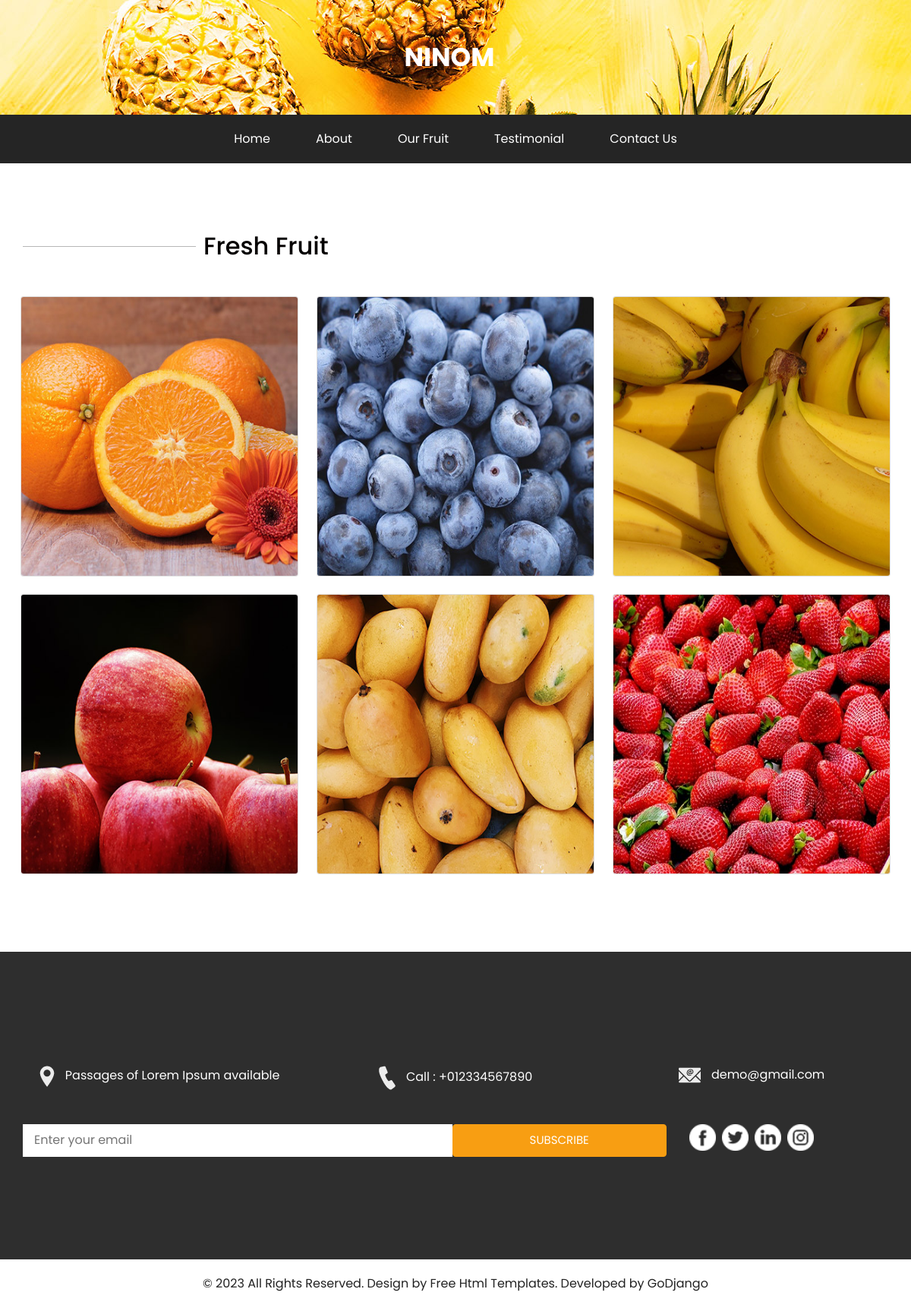
Page /fruit on the committed database.
### app/models.py (models this page shows, shortened)
class titulo(SingletonModel):
    titulo = models.CharField(max_length=100, verbose_name='Title')
    imagen = models.ImageField(verbose_name='header image', upload_to='images/header_imagen/', default=" ")
    class Meta:
        verbose_name = '01- Header'

class navbar(SingletonModel):
    home = models.CharField(max_length=100, verbose_name='Home', default='Home')
    about = models.CharField(max_length=100, verbose_name='About', default='About')
    fruit = models.CharField(max_length=100, verbose_name='Fruit', default='Our Fruit')
    testimonial = models.CharField(max_length=100, verbose_name='Testimonial', default='Testimonial')
    contact = models.CharField(max_length=100, verbose_name='Contact', default='Contact Us')
    class Meta:
        verbose_name = '03- Navigation bar'

class fruitTitle(SingletonModel):
    nombre = models.CharField(max_length=100, verbose_name='Name', default='Fresh Fruit')
    class Meta:
        verbose_name = '06- Title for fruits'
    def __str__(self):
        return self.nombre

class fruit(models.Model):
    nombre = models.CharField(max_length=100, verbose_name='Name', default='')
    imagen = models.ImageField(verbose_name='Picture', upload_to='images/fruit/')
    activ = models.BooleanField(default=True, verbose_name='Show')
    class Meta:
        verbose_name_plural = '07- Fruits'
        verbose_name = 'Fruit'

class info(SingletonModel):
    ubicacion = models.CharField(max_length=100, verbose_name='Location', default='')
    ubicacion_en = models.CharField(max_length=100, verbose_name='Location link', default='')
    telef = models.CharField(max_length=100, verbose_name='Phone', default='')
    telef_en = models.CharField(max_length=100, verbose_name='Phone link', default='')
    email = models.EmailField(max_length=100, verbose_name='Mail', default='')
    email_en = models.CharField(max_length=100, verbose_name='Mail link', default='')
    facebookAct = models.BooleanField(default=False, verbose_name='Facebook')
    facebook = models.CharField(max_length=100, verbose_name='Link', default='/', blank=True)
    twitterAct = models.BooleanField(default=False, verbose_name='Twitter')
    twitter = models.CharField(max_length=100, verbose_name='Link', default='/', blank=True)
    instagramAct = models.BooleanField(default=False, verbose_name='Instagram')
    instagram = models.CharField(max_length=100, verbose_name='Link', default='/', blank=True)
    linkedinAct = models.BooleanField(default=False, verbose_name='Linkedin')
    linkedin = models.CharField(max_length=100, verbose_name='Link', default='/', blank=True)
    class Meta:
        verbose_name = '12- Information'

### app/views.py (the view)
# urls.py: path('fruit', Fruit.as_view(), name='fruit'),
class Fruit(generic.TemplateView):
    template_name = 'fruit.html'
    def get_context_data(self, *, object_list=None, **kwargs):
        context = super(Fruit, self).get_context_data()
        context['title'] = 'Fruit'
        context['encabezado'] = models.titulo.objects.all().first
        context['carrusel1'] = models.carrusel1.objects.all()
        context['navbar'] = models.navbar.objects.all().first
        context['titleFruit'] = models.fruitTitle.objects.all().first
        context['fruits'] = models.fruit.objects.all()
        context['shop'] = models.shop.objects.all().first
        context['info'] = models.info.objects.all().first
        return context

### app/templates/fruit.html (shortened to what this page needs)
{% extends 'base.html' %}
{% load static %}
{% block header %}
 {% include 'includes/header.html' %}
{% endblock %}
{% block content %}
 {% include 'includes/fruit.html' %}
{% endblock %}

### app/templates/base.html (shortened to what this page needs)
{% load static %}
<head>
    <link rel="stylesheet" type="text/css"
          href="https://cdnjs.cloudflare.com/ajax/libs/OwlCarousel2/2.1.3/assets/owl.carousel.min.css"/>
    <link rel="stylesheet" type="text/css" href="{% static 'css/bootstrap.css' %}"/>
    <link rel="stylesheet" type="text/css" href="{% static 'css/style.css' %}"/>
    <link rel="stylesheet" type="text/css" href="{% static 'css/responsive.css' %}"/>
</head>
{% block header %}
{% endblock %}
{% block content %}
{% endblock %}
<section class="info_section layout_padding">
    <div class="container">
        <div class="info_contact">
            <div class="row">
                <div class="col-md-4">
                    <a href="{{ info.ubicacion_en }}">
                        <img src="{% static 'images/location.png' %}" alt="">
                        <span>
                {{ info.ubicacion }}
              </span>
                    </a>
                </div>
                <div class="col-md-4">
                    <a href=" {{ info.telef_en }}">
                        <img src="{% static 'images/call.png' %}" alt="">
                        <span>
                {{ info.telef }}
              </span>
                    </a>
                </div>
                <div class="col-md-4">
                    <a href="{{ info.email_en }}">
                        <img src="{% static 'images/mail.png' %}" alt="">
                        <span>
                {{ info.email }}
              </span>
                    </a>
                </div>
            </div>
        </div>
        <div class="row">
            <div class="col-md-8 col-lg-9">
                <div class="info_form">
                    <form action="{% url 'subscribe' %}" method="post">
                        <input type="text" name="email" class="input" placeholder="Enter your email">
                        <input type="submit" value="subscribe" class="boton btn">
                    </form>
                </div>
            </div>
            <div class="row">
                <div class="col-md-8 col-lg-9">
                    <div class="col-md-4 col-lg-3">
                        <div class="info_social">
                            {% if info.facebookAct %}
                                <div>
                                    <a href="{{ info.facebook }}">
                                        <img src="{% static 'images/facebook-logo-button.png' %}" alt="">
                                    </a>
                                </div>
                            {% endif %}
                            {% if info.twitterAct %}
                                <div>
                                    <a href="{{ info.twitter }}">
                                        <img src="{% static 'images/twitter-logo-button.png' %}" alt="">
                                    </a>
                                </div>
                            {% endif %}
                            {% if info.linkedinAct %}
                                <div>
                                    <a href="{{ info.linkedin }}">
                                        <img src="{% static 'images/linkedin.png' %}" alt="">
                                    </a>
                                </div>
                            {% endif %}
                            {% if info.instagramAct %}
                                <div>
                                    <a href="{{ info.instagram }}">
                                        <img src="{% static 'images/instagram.png' %}" alt="">
                                    </a>
                                </div>
                            {% endif %}
                        </div>
                    </div>
                </div>
            </div>
</section>
<section class="container-fluid footer_section ">
    <p>
        &copy; <span id="displayYear"></span> All Rights Reserved. Design by
        <a href="https://html.design/">Free Html Templates</a>. Developed by GoDjango
    </p>
</section>
</body>

### app/templates/includes/header.html (shortened to what this page needs)
<body class="sub_page">
<div class="hero_area" style="background-image: url({{encabezado.imagen.url}});">
    <div class="brand_box">
        <a class="navbar-brand" href="{% url 'index' %}">
        <span>
            {{encabezado.titulo}}
        </a>
    </div>
</div>
<section class="nav_section">
    <div class="container">
        <div class="custom_nav2">
            <nav class="navbar navbar-expand custom_nav-container ">
                <div class="collapse navbar-collapse" id="navbarSupportedContent">
                    <div class="d-flex  flex-column flex-lg-row align-items-center">
                        <ul class="navbar-nav  ">
                            <li class="nav-item active">
                                <a class="nav-link" href="{% url 'index' %}">{{ navbar.home }} </a>
                            </li>
                            <li class="nav-item">
                                <a class="nav-link" href="{% url 'about' %}">{{ navbar.about }} </a>
                            </li>
                            <li class="nav-item">
                                <a class="nav-link" href="{% url 'fruit' %}">{{ navbar.fruit }} </a>
                            </li>
                            <li class="nav-item">
                                <a class="nav-link" href="{% url 'testimonial' %}">{{ navbar.testimonial }}</a>
                            </li>
                            <li class="nav-item">
                                <a class="nav-link" href="{% url 'contact' %}">{{ navbar.contact }}</a>
                            </li>
                        </ul>
                    </div>
                </div>
            </nav>
        </div>
    </div>
</section>

### app/templates/includes/fruit.html (shortened to what this page needs)
 <section class="fruit_section layout_padding">
        <div class="container">
            <div class="heading_container">
                <hr>
                <h2>
                    {{ titleFruit }}
                </h2>
            </div>
        </div>
        <div class="container-fluid">
            <div class="fruit_container">
                {% for fruit in fruits %}
                    {% if fruit.activ %}
                    <div class="box card">
                        <img src="{{ fruit.imagen.url }}" alt="" class="cover" style="size: ">
                    </div>
                    {% endif %}
                {% endfor %}
            </div>
        </div>
    </section>

### static/css/style.css (style rules this page uses)
body { font-family: "Poppins", sans-serif; color: #040000; background-color: #ffffff; }
.layout_padding { padding: 90px 0; }
.sub_page .brand_box { position: relative; padding: 45px 0; }
.sub_page .nav_section { margin-top: 0; background-color: #252525; }
.brand_box { position: absolute; top: 0; left: 0; z-index: 9; width: 100%; display: -webkit-box; display: -ms-flexbox; display: flex; -webkit-box-pack: center; -ms-flex-pack: center; justify-content: center; }
.brand_box .navbar-brand span { font-size: 34px; font-weight: bold; color: #ffffff; text-transform: uppercase; }
a, a:hover, a:focus { text-decoration: none; }
.btn, .btn:focus { outline: none !important; -webkit-box-shadow: none; box-shadow: none; }
.custom_nav-container { z-index: 99999; padding: 15px 0; }
.nav_section { margin-top: -32px; }
.nav_section .custom_nav2 .custom_nav-container { padding: 10px 0; background-color: #252525; border-radius: 5px; }
.nav_section .custom_nav2 .custom_nav-container .navbar-nav .nav-item .nav-link { padding: 10px 30px; color: #ffffff; text-align: center; position: relative; }
.nav_section .custom_nav2 #navbarSupportedContent { -webkit-box-pack: center; -ms-flex-pack: center; justify-content: center; }
.fruit_section .heading_container { display: -webkit-box; display: -ms-flexbox; display: flex; -webkit-box-align: center; -ms-flex-align: center; align-items: center; margin-bottom: 35px; }
.fruit_section .heading_container hr { width: 20%; height: 1px; border: none; margin: 0; margin-right: 10px; background-color: #b7b7b7; }
.fruit_section .heading_container h2 { margin: 0; }
.fruit_section .fruit_container { display: -webkit-box; display: -ms-flexbox; display: flex; -ms-flex-wrap: wrap; flex-wrap: wrap; -webkit-box-pack: center; -ms-flex-pack: center; justify-content: center; }
.fruit_section .fruit_container .box { -webkit-box-flex: 0; -ms-flex: 0 0 31.33%; flex: 0 0 31.33%; margin: 1%; position: relative; overflow: hidden; width: 429px; height: 369px; }
.fruit_section .fruit_container .box img { width: 100%; height: 100%; object-fit: fill; }
.info_section { background-color: #2e2e2e; color: #ffffff; }
.info_section .info_contact { margin-top: 60px; margin-bottom: 45px; }
.info_section .info_contact .col-md-4 { display: -webkit-box; display: -ms-flexbox; display: flex; -webkit-box-pack: center; -ms-flex-pack: center; justify-content: center; }
.info_section .info_contact a { color: #ffffff; }
.info_section .info_contact img { max-width: 100%; margin-right: 10px; }
.info_section .info_form { margin: 0 auto; margin-bottom: 45px; }
.info_section .info_form form { display: -webkit-box; display: -ms-flexbox; display: flex; -webkit-box-align: center; -ms-flex-align: center; align-items: center; }
.info_section .info_form form .input { background-color: #ffffff; border: none; -webkit-box-flex: 2.5; -ms-flex: 2.5; flex: 2.5; outline: none; color: #000000; min-height: 42.4px; padding-left: 15px; }
.info_section .info_form form .input ::placeholder { color: #ffffff; opacity: 0.2; }
.info_section .info_form form .boton { -webkit-box-flex: 1; -ms-flex: 1; flex: 1; display: inline-block; padding: 9px 30px; background-color: #f89e12; border: 1px solid #f89e12; color: #ffffff; font-size: 15px; text-transform: uppercase; }
.info_section .info_social { display: -webkit-box; display: -ms-flexbox; display: flex; }
.info_section .info_social img { width: 35px; margin-right: 8px; }
.footer_section { background-color: #ffffff; padding: 20px 15px; }
.footer_section p { margin: 0; text-align: center; color: #222222; }
.footer_section a { color: #222222; }

### static/css/responsive.css (style rules this page uses)
@media (min-width: 1200px) { .container { max-width: 1170px; } }

### rows in the picture
titulo: imagen (picture), titulo "NINOM"
navbar: home "Home", about "About", fruit "Our Fruit", testimonial "Testimonial", contact "Contact Us"
fruitTitle: nombre "Fresh Fruit"
fruit: imagen (picture)
fruit: imagen (picture)
fruit: imagen (picture)
fruit: imagen (picture)
fruit: imagen (picture)
fruit: imagen (picture)
info: ubicacion "Passages of Lorem Ipsum available", telef "Call : +012334567890", email "demo@gmail.com"
